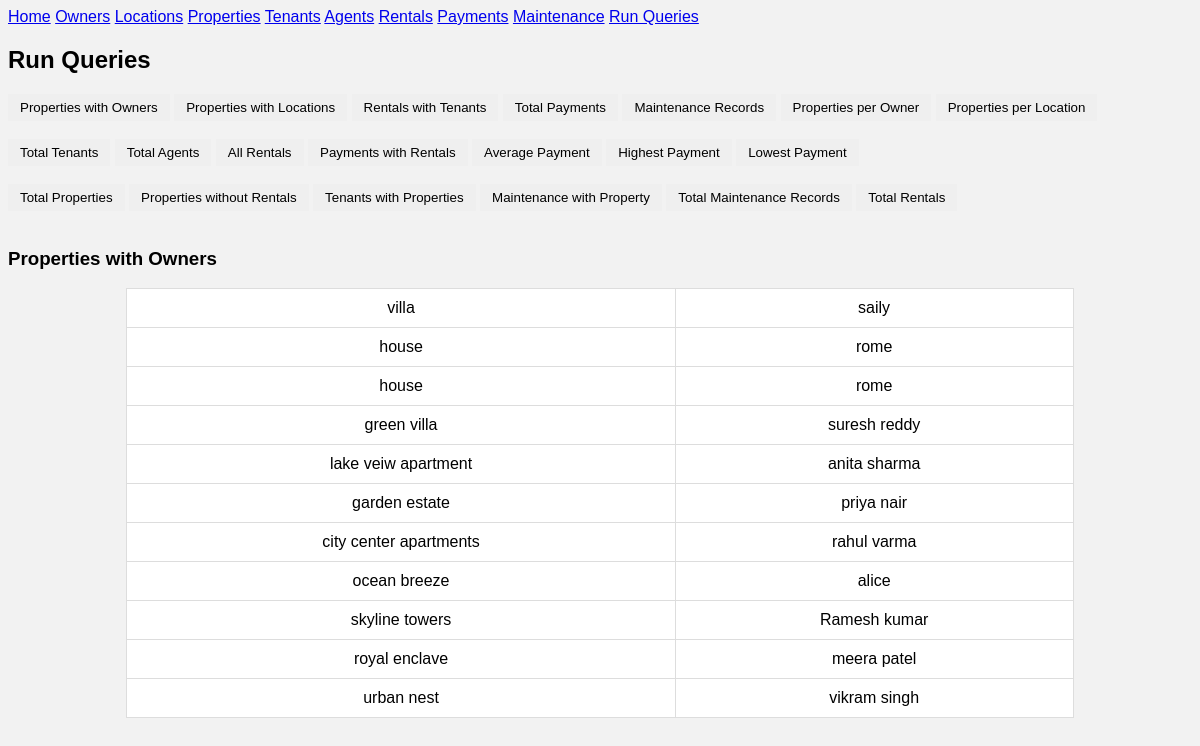
The app's page /query1 with its own data.
### tables this page shows
CREATE TABLE properties(id INTEGER PRIMARY KEY AUTOINCREMENT, name TEXT, owner_id INTEGER, location_id INTEGER);

CREATE TABLE owners(id INTEGER PRIMARY KEY AUTOINCREMENT, name TEXT);

### app.py (the view)
@app.route("/query1")
def query1():
    conn = get_db()
    cur = conn.cursor()
    cur.execute("""
    SELECT properties.name, owners.name
    FROM properties
    JOIN owners ON properties.owner_id = owners.id
    """)
    result = cur.fetchall()
    conn.close()
    return render_template("queries.html", result=result, title="Properties with Owners")

### app.py (called while the page is built)
def get_db():
    conn = sqlite3.connect("realestate.db")
    conn.row_factory = sqlite3.Row
    return conn

### templates/queries.html (shortened to what this page needs)
{% extends "base.html" %}
{% block content %}
<h2>Run Queries</h2>
<div>
<a href="/query1"><button>Properties with Owners</button></a>
<a href="/query2"><button>Properties with Locations</button></a>
<a href="/query3"><button>Rentals with Tenants</button></a>
<a href="/query4"><button>Total Payments</button></a>
<a href="/query5"><button>Maintenance Records</button></a>
<a href="/query6"><button>Properties per Owner</button></a>
<a href="/query7"><button>Properties per Location</button></a>
<br><br>
<a href="/query8"><button>Total Tenants</button></a>
<a href="/query9"><button>Total Agents</button></a>
<a href="/query10"><button>All Rentals</button></a>
<a href="/query11"><button>Payments with Rentals</button></a>
<a href="/query12"><button>Average Payment</button></a>
<a href="/query13"><button>Highest Payment</button></a>
<a href="/query14"><button>Lowest Payment</button></a>
<br><br>
<a href="/query15"><button>Total Properties</button></a>
<a href="/query16"><button>Properties without Rentals</button></a>
<a href="/query17"><button>Tenants with Properties</button></a>
<a href="/query18"><button>Maintenance with Property</button></a>
<a href="/query19"><button>Total Maintenance Records</button></a>
<a href="/query20"><button>Total Rentals</button></a>
</div>
<br>
{% if title %}
<h3>{{ title }}</h3>
{% endif %}
{% if result %}
<table border="1" cellpadding="10">
{% for row in result %}
<tr>
{% for col in row %}
<td>{{ col }}</td>
{% endfor %}
</tr>
{% endfor %}
</table>
{% endif %}
{% endblock %}

### static/style.css (style rules this page uses)
body { background: linear-gradient(135deg, #1e3c72, #2a5298); min-height: 100vh; font-family: 'Segoe UI', Tahoma, Geneva, Verdana, sans-serif; }

### templates/queries.html (style rules this page uses)
body { font-family:Arial; background:#f2f2f2; }
table { width:80%; margin:auto; border-collapse:collapse; background:white; }
th,td { border:1px solid #ddd; padding:10px; text-align:center; }
button { padding:6px 12px; cursor:pointer; border:none; }

### records on screen
properties: name "villa"
owners: name "saily"
properties: name "house"
owners: name "rome"
properties: name "house"
properties: name "green villa"
owners: name "suresh reddy"
properties: name "lake veiw apartment"
owners: name "anita sharma"
properties: name "garden estate"
owners: name "priya nair"
properties: name "city center apartments"
owners: name "rahul varma"
properties: name "ocean breeze"
owners: name "alice"
properties: name "skyline towers"
owners: name "Ramesh kumar"
properties: name "royal enclave"
owners: name "meera patel"
properties: name "urban nest"
owners: name "vikram singh"

### other values on screen
{{ title }} "Properties with Owners"
